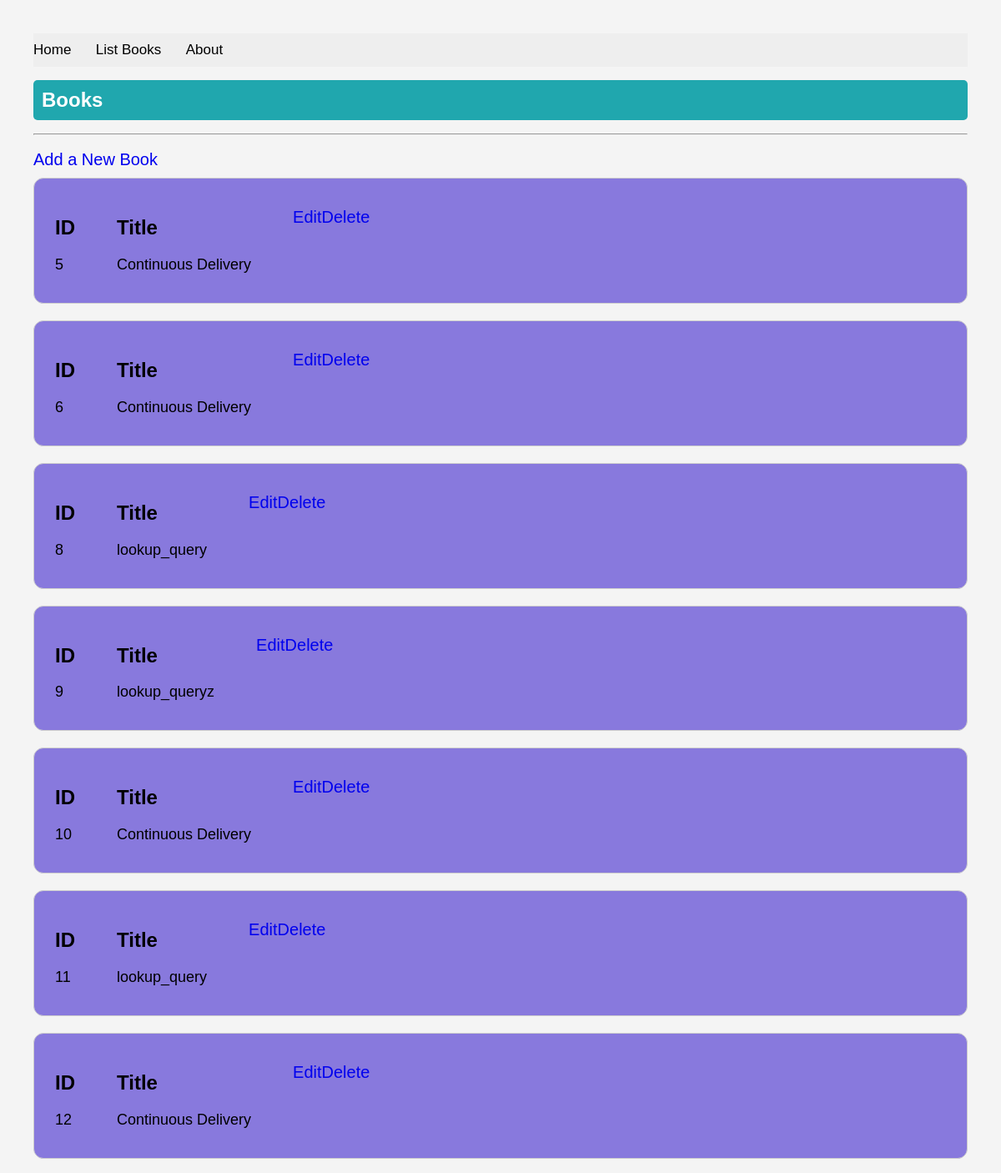
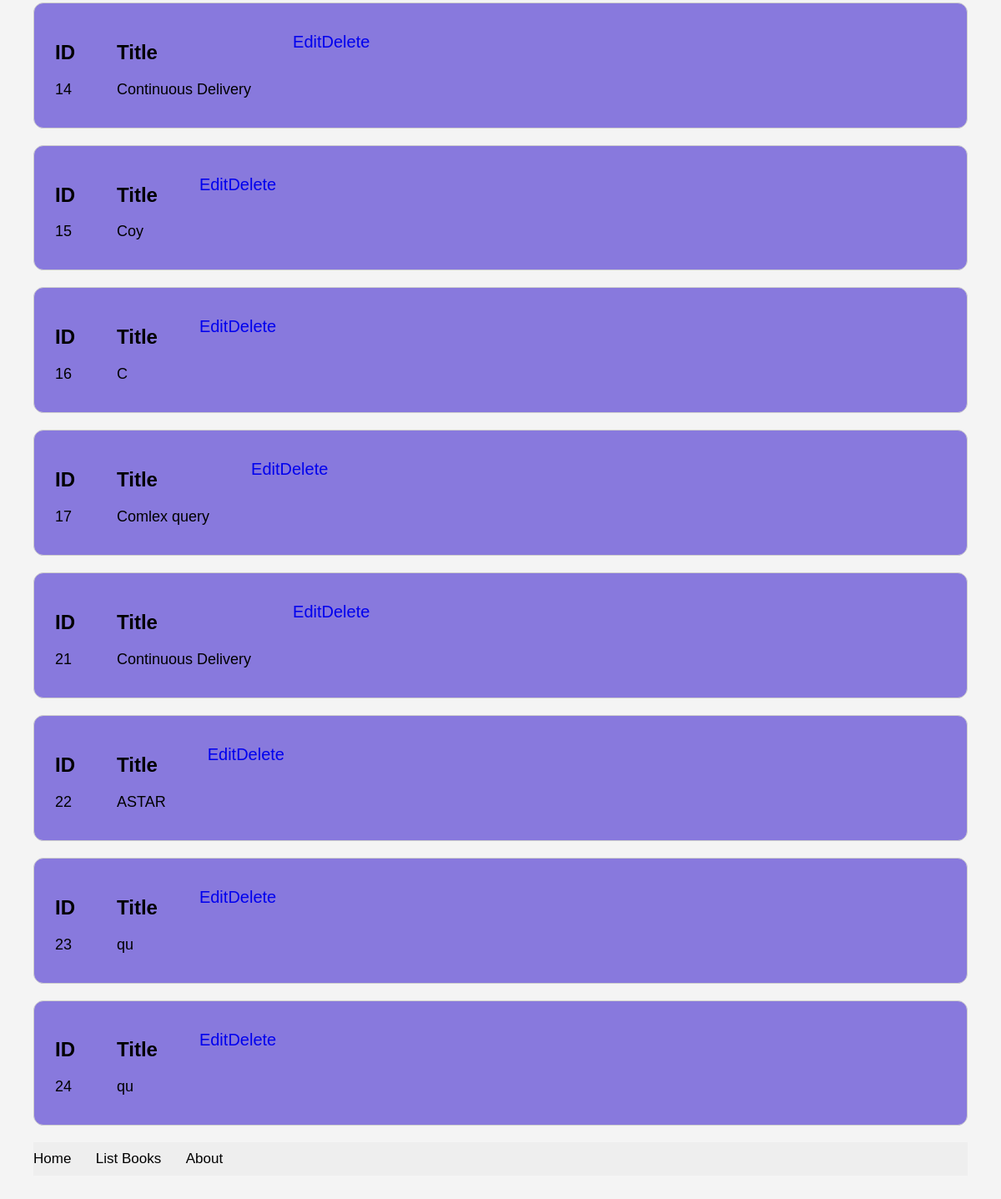
The app's page /books/lab9/task1/, older data (2 pictures, top to bottom).
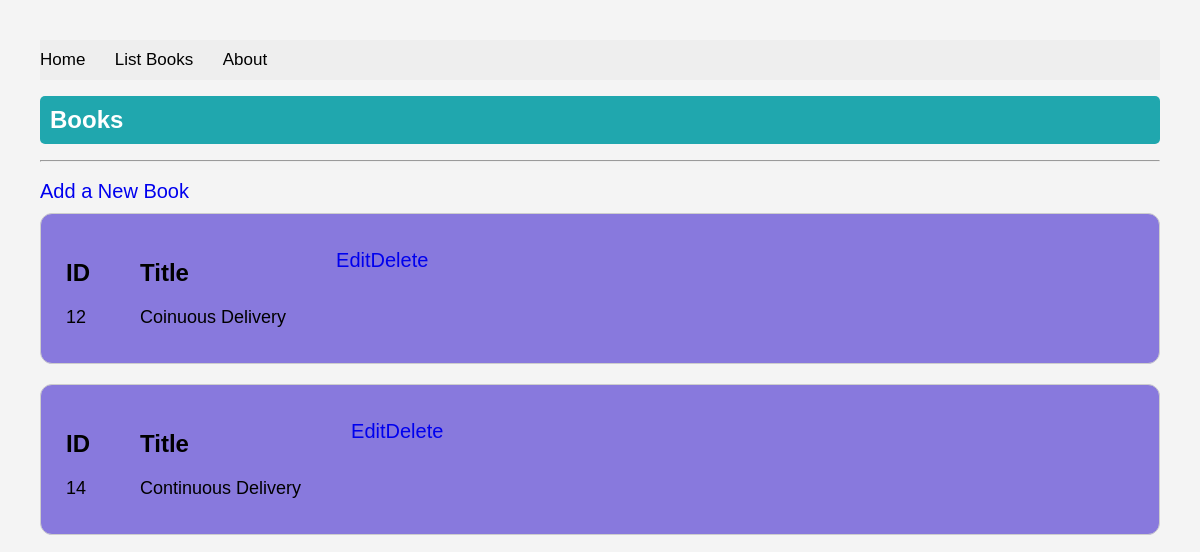
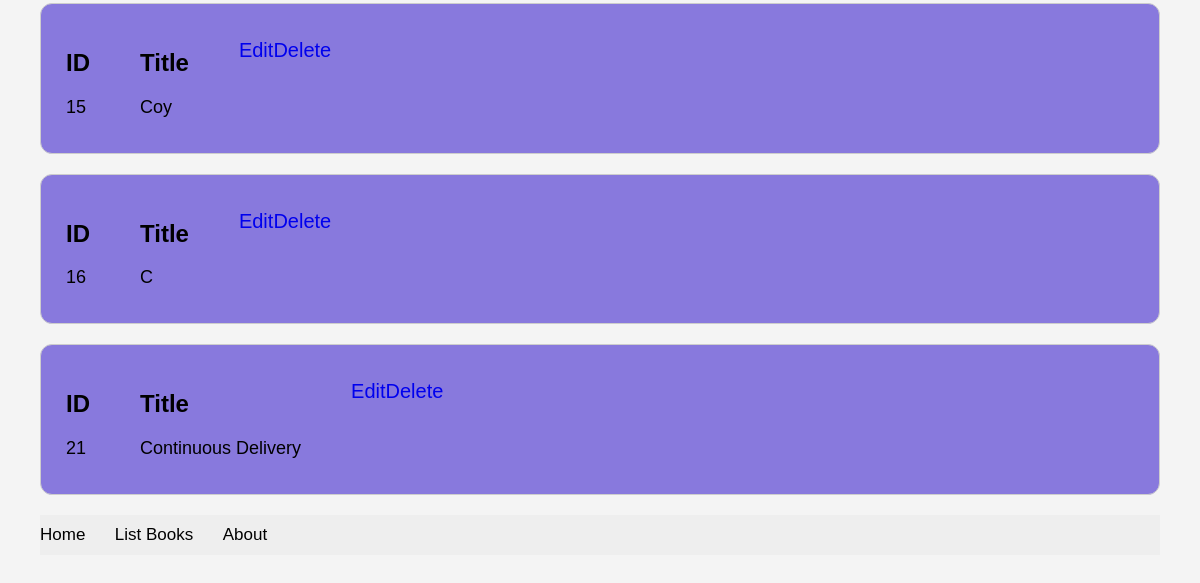
The same page, newer data (2 pictures, top to bottom).
### apps/bookmodule/models.py (models this page shows)
class Book(models.Model):
    title = models.CharField(max_length = 50)
    author = models.CharField(max_length = 50)
    price = models.FloatField(default = 0.0)
    edition = models.SmallIntegerField(default = 1)

### apps/bookmodule/views.py (the view)
# urls.py: path('lab9/task1/', views.lab9_task1, name='list_books'),
def lab9_task1(request):
    mybooks = Book.objects.all()
    return render(request, 'bookmodule/lab9/task1.html', {'books': mybooks})

### apps/templates/bookmodule/lab9/task1.html (shortened to what this page needs)
{% extends "layouts/base.html" %}
{% load static %}
{% block content %}
<h1>Books</h1>
<hr>
<a href="{% url 'add_book' %}">Add a New Book</a>
{% for obj in books %}
<div class="filtered">
    <div class="book">
        <h2>ID</h2>
        <p>{{obj.id}}</p>
    </div>
    <div class="book">
        <h2>Title</h2>
        <p>{{obj.title}}</p>
    </div>
    <a href="{% url 'edit_book' obj.id %}">Edit</a>
    <a href="{% url 'delete_book' obj.id %}">Delete</a>
</div>
{% endfor %}
{% endblock content %}

Row changes from the older to the newer data that the page shows:
removed Book: id "5", title "Continuous Delivery"
removed Book: id "6", title "Continuous Delivery"
removed Book: id "8", title "lookup_query"
removed Book: id "9", title "lookup_queryz"
removed Book: id "10", title "Continuous Delivery"
removed Book: id "11", title "lookup_query"
removed Book: id "17", title "Comlex query"
removed Book: id "22", title "ASTAR"
removed Book: id "23", title "qu"
removed Book: id "24", title "qu"
changed Book id 12: title "Continuous Delivery" → "Coinuous Delivery"
